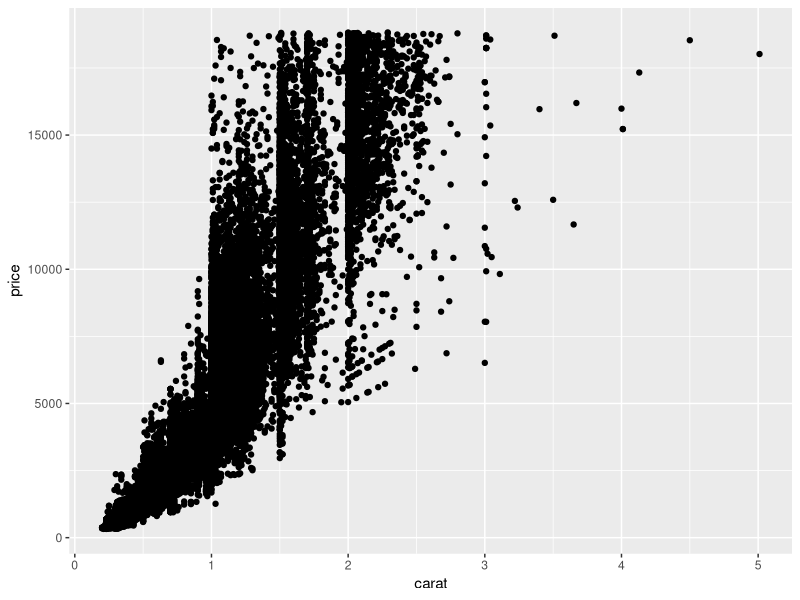
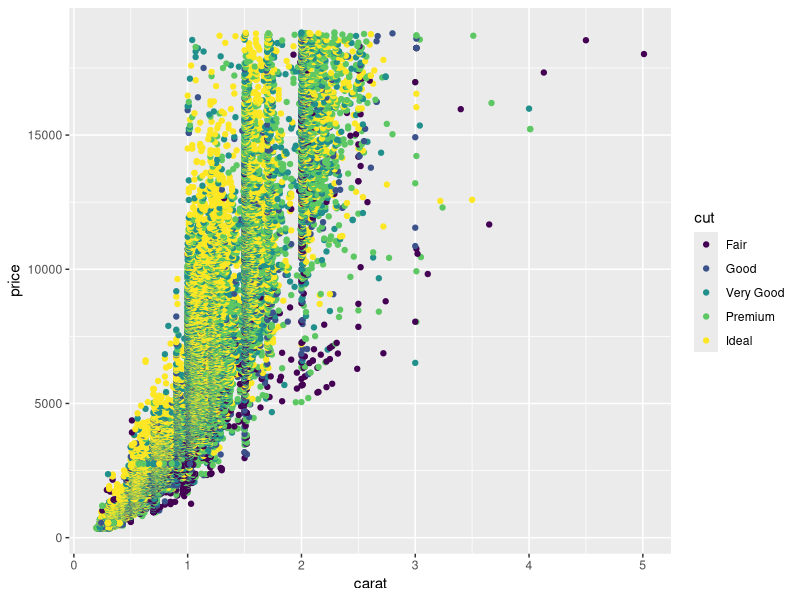
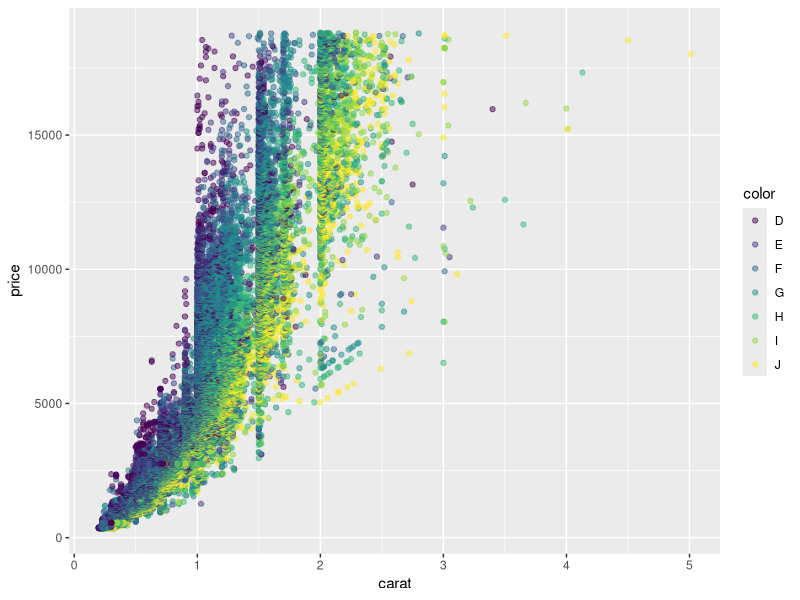
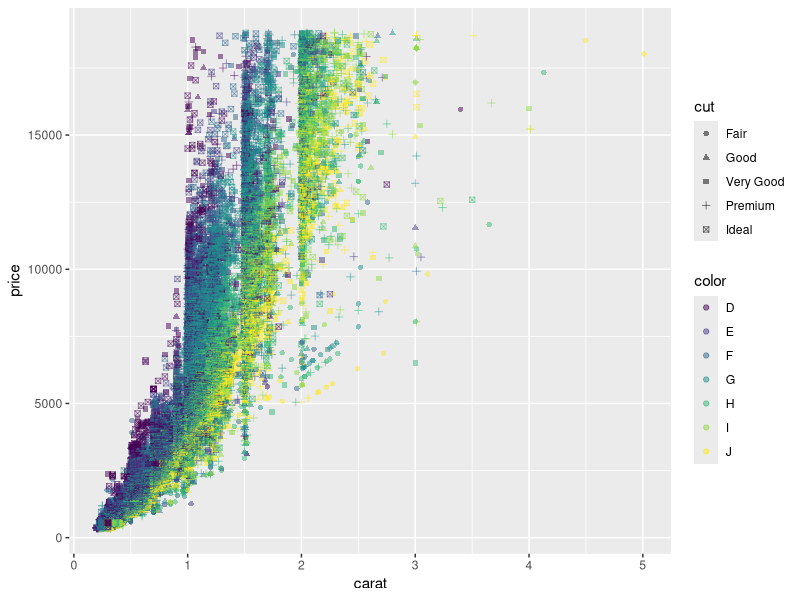
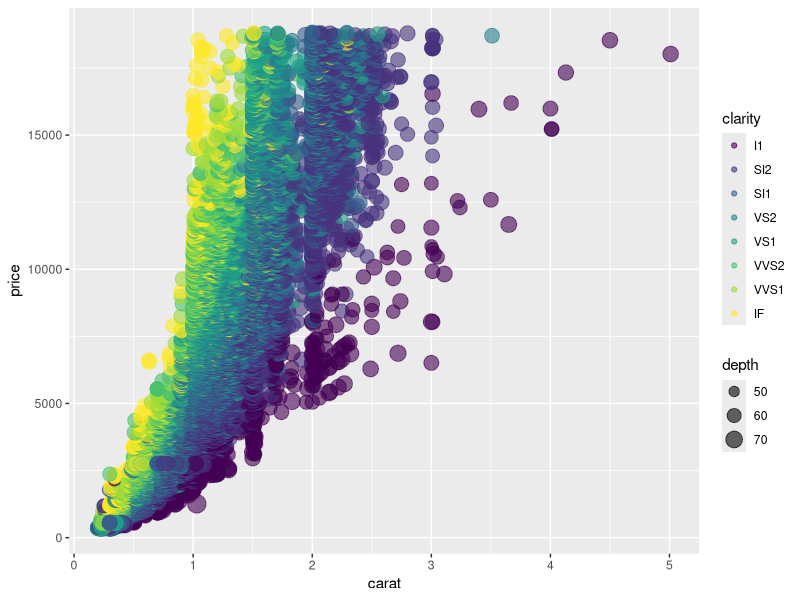
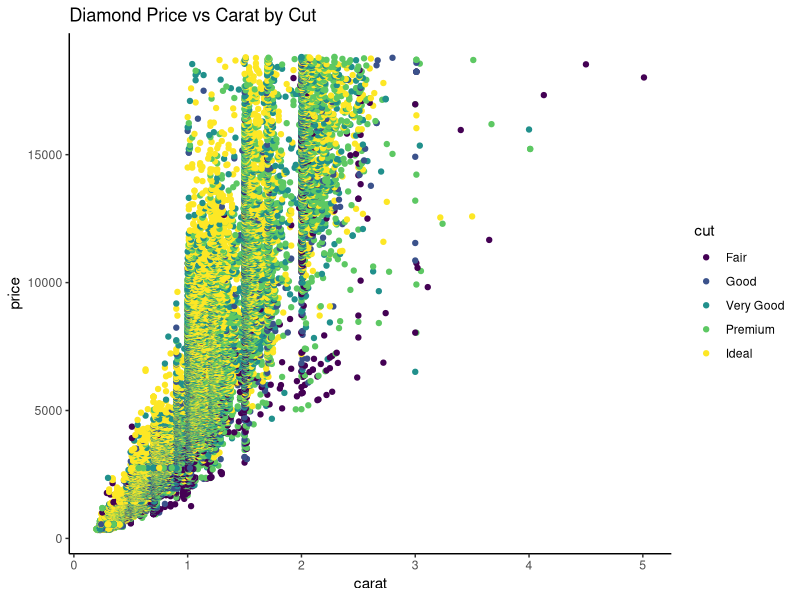
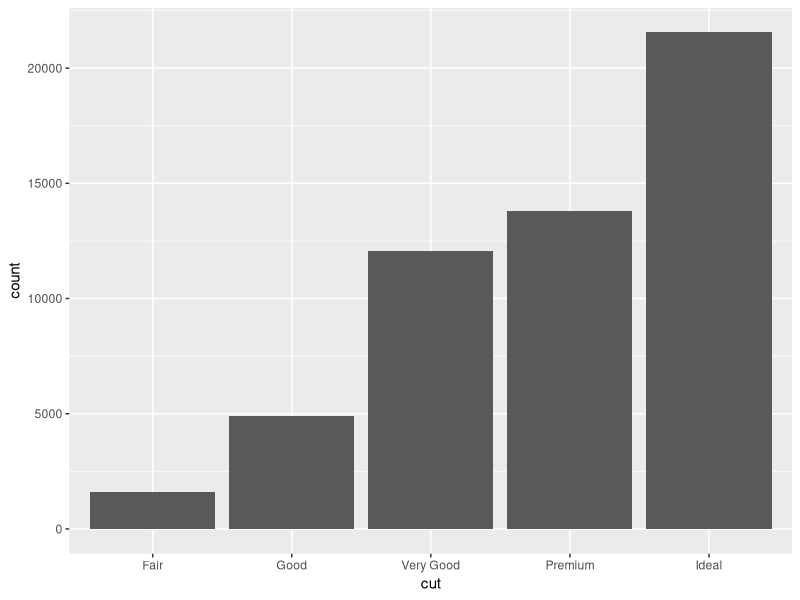
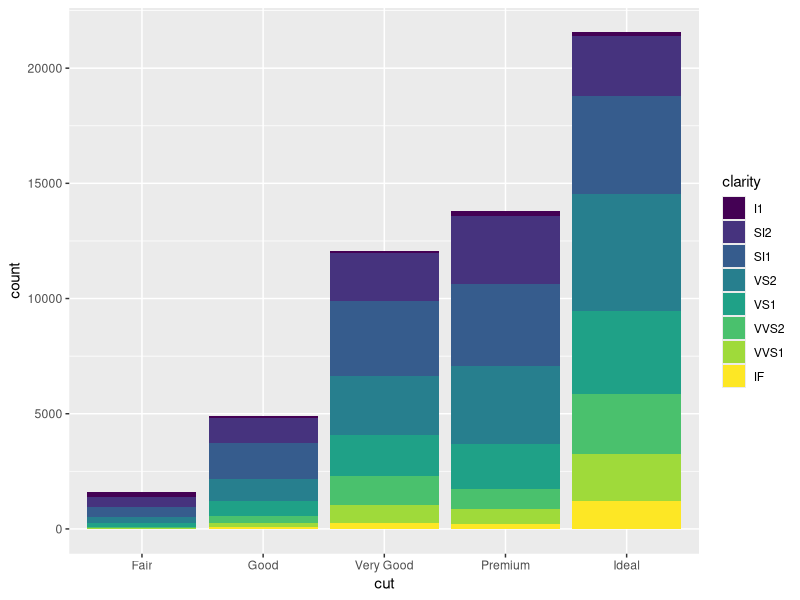

Here is the R script that generated these plots, in order:
library(ggplot2)
data("diamonds")
head(diamonds)

##Example 1: Basic scatter plot of Carat vs Price
ggplot(diamonds, aes(x=carat, y=price))+
  geom_point()


##Example 2: Add color by cut
ggplot(diamonds, aes(x=carat, y=price, colour = cut)) +
  geom_point()


##Example:3 Adjust Transparency (alpha)
ggplot(diamonds, aes(x= carat, y= price, colour = color)) +
  geom_point(alpha=(0.5))

ggplot(diamonds, aes(x= carat, y= price, colour = color, shape = cut)) +
  geom_point(alpha=(0.5))

##Example:4 Add size by depth
ggplot(diamonds, aes(x=carat, y=price, colour = clarity, size = depth))+
  geom_point(alpha=0.6)


##Example:5 Add Title and Theme
ggplot(diamonds, aes(x=carat, y = price, colour = cut)) +
  geom_point()+
  labs(title = "Diamond Price vs Carat by Cut") +
  theme_classic()


  ##**geom_bar() - Bar Plots
##Example: counts of diamonds by cut
ggplot(diamonds, aes(x=cut)) +
  geom_bar()

##Example:2 Bar color by Clarity
ggplot(diamonds, aes(x=cut, fill = clarity)) +
  geom_bar()


##Example:3 Horizontal Bar Plot
ggplot(diamonds, aes(x=cut, fill = color)) +
  geom_bar() +
  coord_flip()

##Example:4 Position dodge (side-by-side bars)
ggplot(diamonds, aes(x=cut, fill = color)) +
  geom_bar(position = "dodge")
  
ggplot(diamonds, aes(x = cut, fill = clarity)) +
  geom_bar(position = "dodge") +
  scale_y_continuous(breaks = seq(0, 5000, by = 500))

##Example 5: Stack ratio (fill = proportion)
ggplot(diamonds, aes(x=cut, fill = color)) +
  geom_bar(position = "fill") +
  labs(y = "proportion") +
  scale_y_continuous(breaks = seq(0.00, 1.00, by = 0.1))


############################
## Example:5 Log Scale for Price    
ggplot(diamonds, aes(x= cut, y = price,)) +
  geom_boxplot(fill = "lightblue") +
  scale_y_log10() +
  labs(y = "Price (log Scale)")


 ##  **histogram()_ Histogram

##Example:1 Basic Histogram of Price 
ggplot(diamonds,aes(x = price)) +
  geom_histogram(binwidth = 500)
 
##Example:2 Add Fill Colour
ggplot(diamonds,aes(x= price, fill = cut)) +
  geom_histogram(binwidth = 700)

##Example:3 Add Border and alpha
ggplot(diamonds, aes(x= price, fill = cut)) +
  geom_histogram(binwidth = 1000, color = "black" , alpha = 0.5)

##Example:4 Change Theme
ggplot(diamonds, aes(x=price, fill = cut)) +
  geom_histogram(binwidth = 1000, color = "lightgreen", alpha = 0.5) +
 theme_classic()

##Example:5 Log-Transformed Price
ggplot(diamonds, aes(x=log(price), fill = cut)) +
  geom_histogram(bins = 30, alpha = 0.6)


## **geom_density() - Density curves ** 
  ##Example:1 Density of Price
ggplot(diamonds, aes(x= price)) +
  geom_density()


##Example:2 Density by Cut
ggplot(diamonds, aes(x= price, colour = cut))+
  geom_density()

ggplot(diamonds,aes (x=log (price), fill = cut))+
  geom_density(alpha= 0.5)
